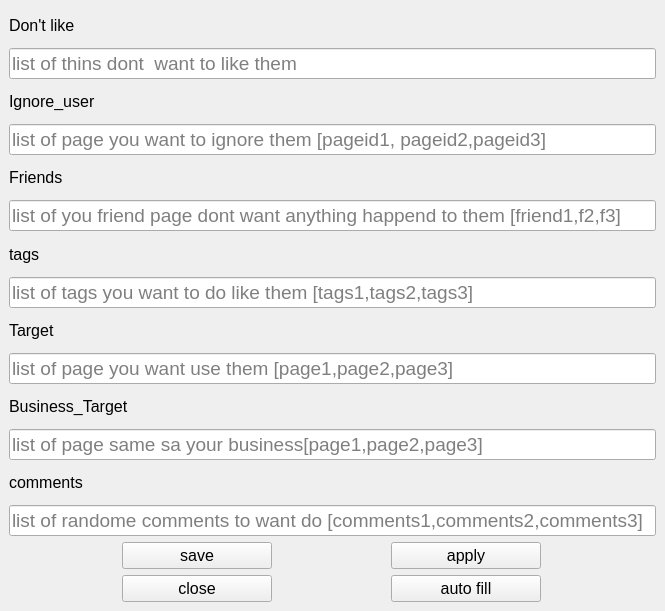
<?xml version="1.0" encoding="UTF-8"?>
<ui version="4.0">
 <class>MainWindow</class>
 <widget class="QMainWindow" name="MainWindow">
  <property name="geometry">
   <rect>
    <x>0</x>
    <y>0</y>
    <width>665</width>
    <height>611</height>
   </rect>
  </property>
  <property name="windowTitle">
   <string>MainWindow</string>
  </property>
  <widget class="QWidget" name="centralwidget">
   <layout class="QVBoxLayout" name="verticalLayout_2">
    <item>
     <widget class="QLabel" name="label">
      <property name="font">
       <font>
        <pointsize>12</pointsize>
       </font>
      </property>
      <property name="text">
       <string>Don't like</string>
      </property>
     </widget>
    </item>
    <item>
     <widget class="QLineEdit" name="dontList">
      <property name="font">
       <font>
        <pointsize>14</pointsize>
       </font>
      </property>
      <property name="text">
       <string/>
      </property>
      <property name="placeholderText">
       <string>list of thins dont  want to like them</string>
      </property>
     </widget>
    </item>
    <item>
     <widget class="QLabel" name="label_2">
      <property name="font">
       <font>
        <pointsize>12</pointsize>
       </font>
      </property>
      <property name="text">
       <string>Ignore_user</string>
      </property>
     </widget>
    </item>
    <item>
     <widget class="QLineEdit" name="ignoreList">
      <property name="font">
       <font>
        <pointsize>14</pointsize>
       </font>
      </property>
      <property name="placeholderText">
       <string>list of page you want to ignore them [pageid1, pageid2,pageid3]</string>
      </property>
     </widget>
    </item>
    <item>
     <widget class="QLabel" name="label_3">
      <property name="font">
       <font>
        <pointsize>12</pointsize>
       </font>
      </property>
      <property name="text">
       <string>Friends</string>
      </property>
     </widget>
    </item>
    <item>
     <widget class="QLineEdit" name="friendList">
      <property name="font">
       <font>
        <pointsize>14</pointsize>
       </font>
      </property>
      <property name="placeholderText">
       <string>list of you friend page dont want anything happend to them [friend1,f2,f3]</string>
      </property>
     </widget>
    </item>
    <item>
     <widget class="QLabel" name="label_4">
      <property name="font">
       <font>
        <pointsize>12</pointsize>
       </font>
      </property>
      <property name="text">
       <string>tags</string>
      </property>
     </widget>
    </item>
    <item>
     <widget class="QLineEdit" name="tagsList">
      <property name="font">
       <font>
        <pointsize>14</pointsize>
       </font>
      </property>
      <property name="placeholderText">
       <string>list of tags you want to do like them [tags1,tags2,tags3]</string>
      </property>
     </widget>
    </item>
    <item>
     <widget class="QLabel" name="label_5">
      <property name="font">
       <font>
        <pointsize>12</pointsize>
       </font>
      </property>
      <property name="text">
       <string>Target</string>
      </property>
     </widget>
    </item>
    <item>
     <widget class="QLineEdit" name="targetList">
      <property name="font">
       <font>
        <pointsize>14</pointsize>
       </font>
      </property>
      <property name="placeholderText">
       <string>list of page you want use them [page1,page2,page3]</string>
      </property>
     </widget>
    </item>
    <item>
     <widget class="QLabel" name="label_6">
      <property name="font">
       <font>
        <pointsize>12</pointsize>
       </font>
      </property>
      <property name="text">
       <string>Business_Target</string>
      </property>
     </widget>
    </item>
    <item>
     <widget class="QLineEdit" name="BtargetList">
      <property name="font">
       <font>
        <pointsize>14</pointsize>
       </font>
      </property>
      <property name="placeholderText">
       <string>list of page same sa your business[page1,page2,page3]</string>
      </property>
     </widget>
    </item>
    <item>
     <widget class="QLabel" name="label_7">
      <property name="font">
       <font>
        <pointsize>12</pointsize>
       </font>
      </property>
      <property name="text">
       <string>comments</string>
      </property>
     </widget>
    </item>
    <item>
     <widget class="QLineEdit" name="commentsList">
      <property name="font">
       <font>
        <pointsize>14</pointsize>
       </font>
      </property>
      <property name="placeholderText">
       <string>list of randome comments to want do [comments1,comments2,comments3]</string>
      </property>
     </widget>
    </item>
    <item>
     <layout class="QGridLayout" name="gridLayout_3">
      <item row="3" column="0">
       <widget class="QPushButton" name="closeB">
        <property name="maximumSize">
         <size>
          <width>150</width>
          <height>80</height>
         </size>
        </property>
        <property name="sizeIncrement">
         <size>
          <width>0</width>
          <height>0</height>
         </size>
        </property>
        <property name="baseSize">
         <size>
          <width>0</width>
          <height>0</height>
         </size>
        </property>
        <property name="font">
         <font>
          <pointsize>12</pointsize>
         </font>
        </property>
        <property name="text">
         <string>close</string>
        </property>
       </widget>
      </item>
      <item row="3" column="1">
       <widget class="QPushButton" name="autoB">
        <property name="maximumSize">
         <size>
          <width>150</width>
          <height>80</height>
         </size>
        </property>
        <property name="sizeIncrement">
         <size>
          <width>0</width>
          <height>0</height>
         </size>
        </property>
        <property name="baseSize">
         <size>
          <width>0</width>
          <height>0</height>
         </size>
        </property>
        <property name="font">
         <font>
          <pointsize>12</pointsize>
         </font>
        </property>
        <property name="text">
         <string>auto fill</string>
        </property>
       </widget>
      </item>
      <item row="2" column="1">
       <widget class="QPushButton" name="applyB">
        <property name="maximumSize">
         <size>
          <width>150</width>
          <height>80</height>
         </size>
        </property>
        <property name="sizeIncrement">
         <size>
          <width>0</width>
          <height>0</height>
         </size>
        </property>
        <property name="baseSize">
         <size>
          <width>0</width>
          <height>0</height>
         </size>
        </property>
        <property name="font">
         <font>
          <pointsize>12</pointsize>
         </font>
        </property>
        <property name="text">
         <string>apply</string>
        </property>
       </widget>
      </item>
      <item row="2" column="0">
       <widget class="QPushButton" name="saveB">
        <property name="maximumSize">
         <size>
          <width>150</width>
          <height>80</height>
         </size>
        </property>
        <property name="sizeIncrement">
         <size>
          <width>0</width>
          <height>0</height>
         </size>
        </property>
        <property name="baseSize">
         <size>
          <width>0</width>
          <height>0</height>
         </size>
        </property>
        <property name="font">
         <font>
          <pointsize>12</pointsize>
         </font>
        </property>
        <property name="text">
         <string>save</string>
        </property>
       </widget>
      </item>
     </layout>
    </item>
   </layout>
  </widget>
 </widget>
 <resources/>
 <connections/>
</ui>
